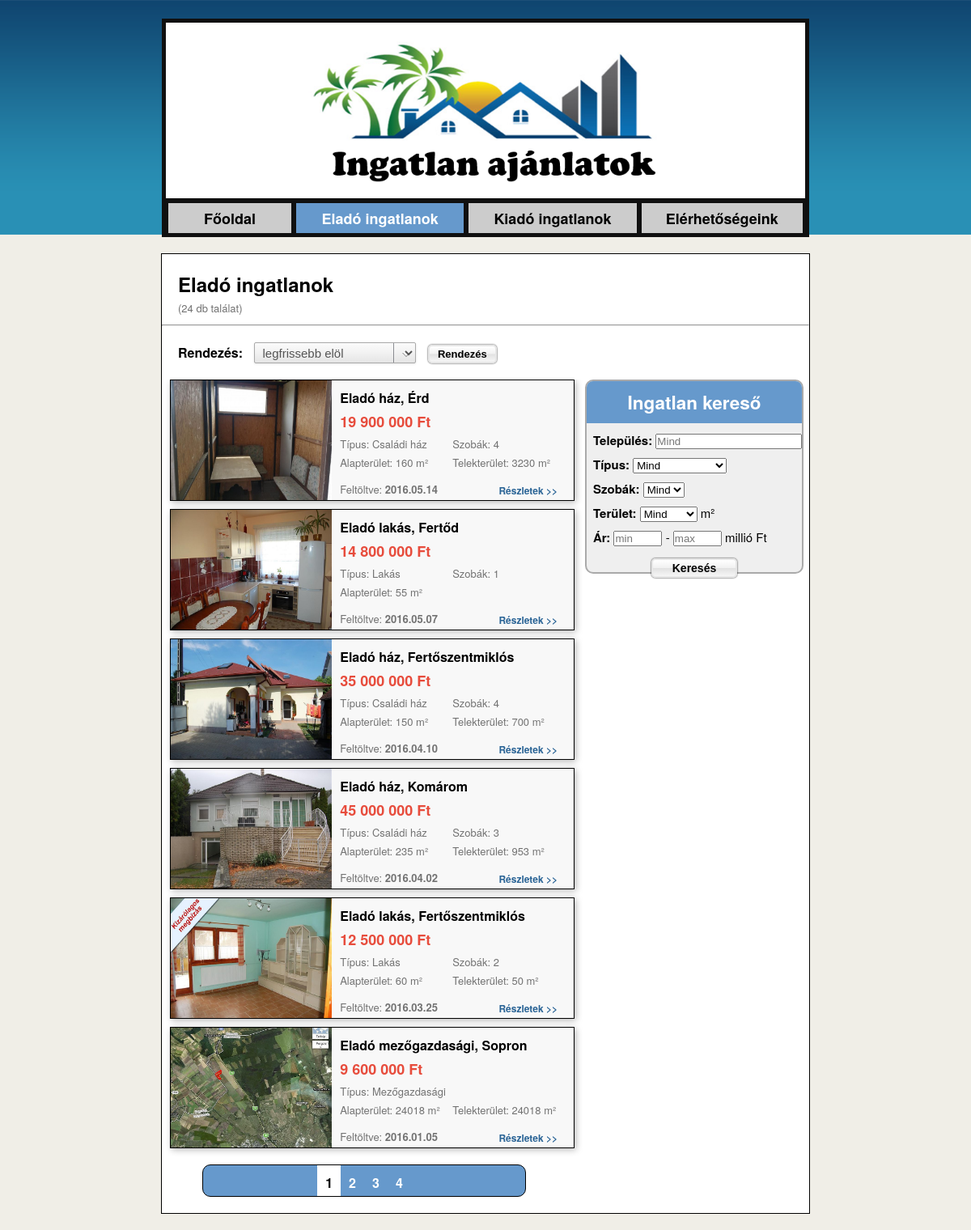
/ingatlanok/elado.php, run on the app's committed database.
### tables this page shows
CREATE TABLE IF NOT EXISTS `ikinalat` (
  `ingatlan_id` smallint(5) NOT NULL AUTO_INCREMENT,
  `szandek_sz` tinyint(1) NOT NULL,
  `tipus_sz` tinyint(1) NOT NULL,
  `telepules_sz` tinyint(2) NOT NULL,
  `ar` int(10) NOT NULL,
  `ev` smallint(4) NOT NULL,
  `alapt` smallint(5) NOT NULL,
  `telekt` mediumint(6) NOT NULL,
  `jelleg_sz` tinyint(1) NOT NULL,
  `komfort_sz` tinyint(1) NOT NULL,
  `szoba` tinyint(2) NOT NULL,
  `leiras` text NOT NULL,
  `datum` date NOT NULL,
  `admin_sz` tinyint(1) NOT NULL,
  PRIMARY KEY (`ingatlan_id`)
);

CREATE TABLE IF NOT EXISTS `ikepek` (
  `ingatlan_sz_kep` smallint(5) NOT NULL,
  `kepek` varchar(40) NOT NULL,
  UNIQUE KEY `kepek` (`kepek`)
);

CREATE TABLE IF NOT EXISTS `iszandek` (
  `szandek_id` tinyint(1) NOT NULL AUTO_INCREMENT,
  `szandek` varchar(5) NOT NULL,
  PRIMARY KEY (`szandek_id`)
);

CREATE TABLE IF NOT EXISTS `itipus` (
  `tipus_id` tinyint(1) NOT NULL AUTO_INCREMENT,
  `tipus` varchar(15) NOT NULL,
  PRIMARY KEY (`tipus_id`)
);

CREATE TABLE IF NOT EXISTS `itelepules` (
  `telepules_id` tinyint(2) NOT NULL AUTO_INCREMENT,
  `telepules` varchar(40) NOT NULL,
  `megye` varchar(40) NOT NULL,
  PRIMARY KEY (`telepules_id`)
);

### ingatlanok/mysqli_burkolo.php (called while the page is built, shortened)
<?php
function DB_query($sql){
    $result = mysqli_query($GLOBALS["DB_connection"], $sql);
    return $result;
}
function DB_fetch_assoc($result){
    if (is_object($result)){
        return mysqli_fetch_assoc($result);
    }
    else{
        print 'DB_fetch_assoc : hibás argumentum!<br />';
        return false;
    }
}
function DB_getrows($sql){
    $result = DB_query($sql);
    $table = array();
    while ($row = DB_fetch_assoc($result)){
        $table[] = $row;
    }
    return $table;
}
?>

### ingatlanok/elado.php (the view, shortened to what this page needs)
<?php
include "mysqli_burkolo.php";
$parancs =
"SELECT ingatlan_id, szandek, tipus, telepules, ar, alapt, telekt, szoba, datum, kepek
FROM ikinalat, iszandek, itipus, itelepules, ikepek
WHERE szandek_sz = szandek_id AND tipus_sz = tipus_id AND telepules_sz = telepules_id
AND ingatlan_sz_kep = ingatlan_id AND kepek LIKE '%1.jpg' AND szandek = 'eladó'";
if (isset($_POST["orderBy"])){
	$rendez = $_POST["orderBy"];
	$_SESSION["rendezes"] = $rendez;
}
else if (isset($_GET["sess"]) && isset($_SESSION["rendezes"])) $rendez = $_SESSION["rendezes"];
	else{
		$rendez = "datum DESC";
	}
$rendezes = " ORDER BY ".$rendez;
$parancs.=$rendezes;
$ingatlanok = DB_getrows($parancs);
if (isset($_GET["osz"])) $osz = $_GET["osz"];
else $osz = 1;
$n=count($ingatlanok);
$m=$n%db;
$oszn=floor($n/db)+$m;
?>
<!DOCTYPE html>
<html>
	<head>
	<link rel="stylesheet" href="alap1.css">
	</head>
	<body>
		<div id="fejlec">
			<img id="logo" src="kepek/ingatlankep.png" alt="ingatlanos kép">
			<div id="menu" >
				<ul>
					<li><a href="index.php"><b>Főoldal</b></a></li>
					<li class="aktOldal"><a href="elado.php"><b>Eladó ingatlanok</b></a></li>
					<li><a href="kiado.php"><b>Kiadó ingatlanok</b></a></li>
					<li><a href="elerhetoseg.php"><b>Elérhetőségeink</b></a></li>
				</ul>
			</div>
		</div>
		<div id="tartalom">
			<div id="resz2">
				<h2> Eladó ingatlanok </h2>
				<span>
				<?php
				print '('.$n.' db találat)';
				?>
				</span>
			</div>
			<hr>
			<div id="rendezes">
				<form action="elado.php?sess=1" method="post">
					<label for="orderBy"> Rendezés: </label>
					<select name="orderBy" id="orderBy">
						<option value="datum DESC" <?php if($rendez == "datum DESC")
							print 'selected="true";' ?> > legfrissebb elöl </option>
					</select>
					<input type="submit" name="rendez" class="gomb" value="Rendezés" />
				</form>
			</div>
			<div id="ingatlanok">
				<?php
				if ($n!=0){
					if ($osz == $oszn) $m=db-($osz*db-$n);
					else $m=db;
					for($i=0; $i<$m; $i++){
						$j=($osz-1)*db+$i;
						$ar = number_format($ingatlanok[$j]["ar"], 0 , ' , ' ,  ' ');
						if ($ingatlanok[$j]["tipus"]=="ház") $tipus = "Családi ház";
						else $tipus = mb_ucfirst($ingatlanok[$j]["tipus"]);
						$datum = date_create($ingatlanok[$j]["datum"]);
						$datum = date_format($datum, 'Y.m.d');
						print '
						<div class="ingatlan">
							<a href="ingatlan.php?id='.$ingatlanok[$j]["ingatlan_id"].'">
								<img class="ingatlanKep" src="'.$ingatlanok[$j]["kepek"].'"
									alt="ingatlan'.$ingatlanok[$j]["ingatlan_id"].'">
								<div class="ingatlanSzoveg">
									<div class="ingatlanTitle">
										<h2> '.ucfirst($ingatlanok[$j]["szandek"])." ".$ingatlanok[$j]["tipus"].
											", ".$ingatlanok[$j]["telepules"].' </h2>
									</div>
									<span class="ingatlanAr"> '.$ar.' Ft </span>
									<ul class="ingatlanLista">
										<li> Típus: '.$tipus.' </li>';
										if($ingatlanok[$j]["szoba"]!=0) print'
										<li> Szobák: '.$ingatlanok[$j]["szoba"].' </li>';
										else print'<li> &nbsp </li>';
										print '
										<li> Alapterület: '.$ingatlanok[$j]["alapt"].' m² </li>';
										if($ingatlanok[$i]["telekt"]!=0) print'
										<li> Telekterület: '.$ingatlanok[$j]["telekt"].' m² </li>';
										else print'<li> &nbsp </li>';
									print '
									</ul>
									<span class="ingatlanDatum"> Feltöltve:
									<b> '.$datum.' </b>
									</span>
									<div class="ingatlanReszlet"> Részletek >> </div>
								</div>
							</a>
						</div>';
					}
				}
				?>
			</div>
			<div id="kereses">
				<form action="elado.php?sess=1" method="post">
					<h2> Ingatlan kereső </h2>
					<span class="kereseshez">
						<b> Település: </b>
						<?php if (isset($_SESSION["kereses"]["telepules"]))
								print '<input type="text" name="telepules" placeholder="Mind" value='.$_SESSION["kereses"]["telepules"].' />';
							else print '<input type="text" name="telepules" placeholder="Mind" />';
						?>
					</span>
					<span class="kereseshez">
						<b> Típus: </b>
						<select name="tipus">
							<option value="0" <?php if(!isset($_SESSION["kereses"]["tipus"]))
												print 'selected="selected"'; ?> > Mind </option>
						</select>
					</span>
					<span class="kereseshez">
						<b> Szobák: </b>
						<select name="szoba">
							<option value="0" <?php if(!isset($_SESSION["kereses"]["szoba"]))
												print 'selected="selected"'; ?> > Mind </option>
						</select>
					</span >
					<span class="kereseshez">
						<b> Terület: </b>
						<select name="terulet">
							<option value="0" <?php if(!isset($_SESSION["kereses"]["terulet"]))
												print 'selected="selected"'; ?> > Mind </option>
						</select> m²
					</span>
					<span class="kereseshez">
						<b> Ár: </b>
						<?php if (isset($_SESSION["kereses"]["min"]))
								print '<input class="ar" type="text" name="min" placeholder="min" value='.$_SESSION["kereses"]["min"].' /> - ';
							else print '<input class="ar" type="text" name="min" placeholder="min" /> - ';
							  if (isset($_SESSION["kereses"]["max"]))
								print '<input class="ar" type="text" name="max" placeholder="max" value='.$_SESSION["kereses"]["max"].' /> millió Ft';
							else print '<input class="ar" type="text" name="max" placeholder="max" /> millió Ft';
						?>
					</span>
					<input type="submit" name="keres" class="gomb" id="keres" value="Keresés" />
				</form>
			</div>
			<div id=oldalsz>
				<div id="oldalak">
				<?php
				for($i=1; $i<=$oszn; $i++){
					if($i==$osz) print '<b> '.$i.' </b>';
					else print '<a href="elado.php?sess=1&osz='.$i.'" title="oldal'.$i.'"> '.$i.' </a>';
				}
				?>
				</div>
			</div>
	</body>
</html>

### data on the page
ikinalat: ikepek.kepek (picture), iszandek.szandek "Eladó", itipus.tipus "ház", itelepules.telepules "Érd", ar "19 900 000", itipus.tipus "Családi ház", szoba "4", alapt "160", telekt "3230", datum "2016.05.14"
ikinalat: ikepek.kepek (picture), iszandek.szandek "Eladó", itipus.tipus "lakás", itelepules.telepules "Fertőd", ar "14 800 000", itipus.tipus "Lakás", szoba "1", alapt "55", datum "2016.05.07"
ikinalat: ikepek.kepek (picture), iszandek.szandek "Eladó", itipus.tipus "ház", itelepules.telepules "Fertőszentmiklós", ar "35 000 000", itipus.tipus "Családi ház", szoba "4", alapt "150", telekt "700", datum "2016.04.10"
ikinalat: ikepek.kepek (picture), iszandek.szandek "Eladó", itipus.tipus "ház", itelepules.telepules "Komárom", ar "45 000 000", itipus.tipus "Családi ház", szoba "3", alapt "235", telekt "953", datum "2016.04.02"
ikinalat: ikepek.kepek (picture), iszandek.szandek "Eladó", itipus.tipus "lakás", itelepules.telepules "Fertőszentmiklós", ar "12 500 000", itipus.tipus "Lakás", szoba "2", alapt "60", telekt "50", datum "2016.03.25"
ikinalat: ikepek.kepek (picture), iszandek.szandek "Eladó", itipus.tipus "mezőgazdasági", itelepules.telepules "Sopron", ar "9 600 000", itipus.tipus "Mezőgazdasági", alapt "24018", telekt "24018", datum "2016.01.05"

### other printed values
$n "24"
